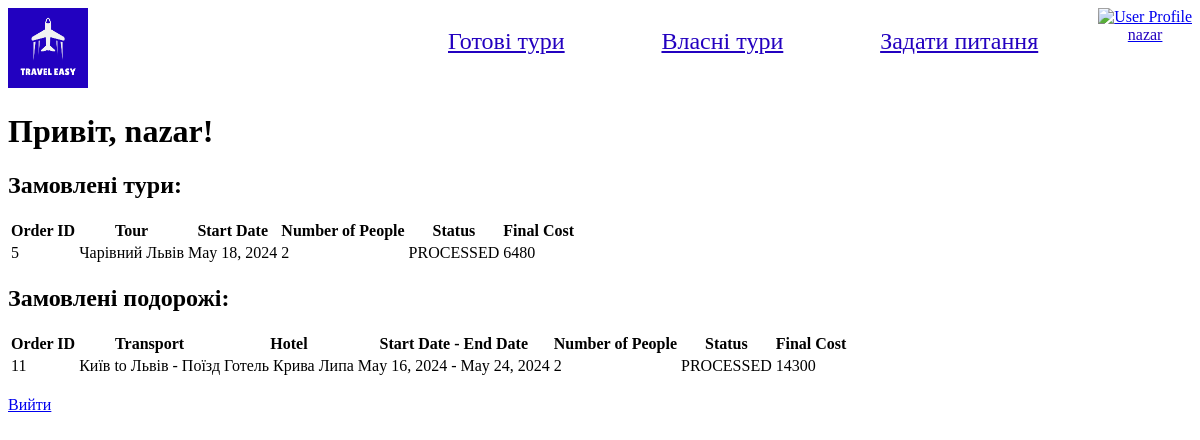
Page /user_profile/ (signed in) on the committed database.
### toursite/models.py (models this page shows, shortened)
class TourOrder(models.Model):
    id = models.AutoField(primary_key=True)
    STATUS_CHOICES = [
        ('NEW', 'New'),
        ('PROCESSED', 'Processed'),
        ('COMPLETED', 'Completed'),
    ]
    tour = models.ForeignKey(Tour, on_delete=models.CASCADE, related_name='tour_orders')
    start_date = models.DateField()
    num_people = models.IntegerField()
    user = models.ForeignKey(User, on_delete=models.CASCADE, related_name='tour_orders_user', null = True)
    status = models.CharField(max_length=20, choices=STATUS_CHOICES)
    final_cost = models.IntegerField()

class Tour(models.Model):
    id = models.AutoField(primary_key=True)
    tour_name = models.CharField(max_length=200)
    description = models.CharField(max_length=5000)
    transport = models.ForeignKey(Transpont, on_delete=models.CASCADE, related_name='tours')
    hotel = models.ForeignKey(Hotel, on_delete=models.CASCADE, related_name='tours')
    num_days = models.IntegerField()
    excursions = models.ManyToManyField(Excursion, related_name="tours")
    cost = models.IntegerField(default=0)
    tour_image = models.CharField(max_length=50, null=True)
    slug = models.SlugField(db_index=True, unique=True, editable=False, default='')  # Not editable in admin

class Order(models.Model):
    id = models.AutoField(primary_key=True)
    STATUS_CHOICES = [
        ('NEW', 'New'),
        ('PROCESSED', 'Processed'),
        ('COMPLETED', 'Completed'),
    ]
    transport = models.ForeignKey(Transpont, on_delete=models.CASCADE, related_name='orders')
    hotel = models.ForeignKey(Hotel, on_delete=models.CASCADE, related_name='orders')
    excursions = models.ManyToManyField(Excursion, related_name="orders")
    start_date = models.DateField()
    end_date = models.DateField()
    num_people = models.IntegerField()
    user = models.ForeignKey(User, on_delete=models.CASCADE, related_name='orders_user', null = True)
    status = models.CharField(max_length=20, choices=STATUS_CHOICES)
    final_cost = models.IntegerField()

class Transpont(models.Model):
    id = models.AutoField(primary_key=True)
    TRANSPORT_CHOICES = [
        ('BUS', 'Автобус'),
        ('TRAIN', 'Поїзд'),
    ]
    departure_city = models.ForeignKey(City, on_delete=models.CASCADE, related_name='departures_transpont')
    arrival_city = models.ForeignKey(City, on_delete=models.CASCADE, related_name='arrivals_transpont')
    transport_type = models.CharField(max_length=10, choices=TRANSPORT_CHOICES)
    cost = models.IntegerField()
    transport_image = models.CharField(max_length=50, null=True)
    slug = models.SlugField(db_index=True, unique=True, editable=False, default='')
    def __str__(self):
        return f"{self.departure_city} to {self.arrival_city} - {self.get_transport_type_display()}"

class City(models.Model):
    id = models.AutoField(primary_key=True)
    city_name = models.CharField(max_length=50)
    def __str__(self):
        return self.city_name

class Hotel(models.Model):
    id = models.AutoField(primary_key=True)
    hotel_name = models.CharField(max_length=200)
    city = models.ForeignKey(City, on_delete=models.CASCADE, related_name='hotels')
    address = models.CharField(max_length=200)
    rating = models.IntegerField(validators=[MinValueValidator(1), MaxValueValidator(5)])
    description = models.CharField(max_length=2000)
    cost = models.IntegerField()
    hotel_image = models.CharField(max_length=50, null=True)
    slug = models.SlugField(db_index=True, unique=True, editable=False, default='')
    def __str__(self):
        return self.hotel_name

### toursite/views.py (the view)
# urls.py: path('user_profile/', views.user_profile, name='user_profile'),
@login_required
def user_profile(request):
    user = request.user
    tour_orders = TourOrder.objects.filter(user=user)
    orders = Order.objects.filter(user=user)
    return render(request, 'toursite/user_profile.html', {'user': user, 'tour_orders': tour_orders, 'orders': orders})

### toursite/templates/toursite/user_profile.html (shortened to what this page needs)
{% extends "base.html" %}
{% load crispy_forms_tags %}
{% load static %}
{% load sass_tags %}
{% block css_files %}
<link rel="stylesheet" href="{% sass_src "toursite/user.scss" %}">
<link rel="stylesheet" href="{% static 'toursite\media\index.css' %}">
{% endblock css_files %}
{% block content %}
    <h1>Привіт, {{ user.username }}!</h1>
    <h2>Замовлені тури:</h2>
    <table>
        <thead>
            <tr>
                <th>Order ID</th>
                <th>Tour</th>
                <th>Start Date</th>
                <th>Number of People</th>
                <th>Status</th>
                <th>Final Cost</th>
            </tr>
        </thead>
        <tbody>
            {% for tour_order in tour_orders %}
                <tr>
                    <td>{{ tour_order.id }}</td>
                    <td>{{ tour_order.tour.tour_name }}</td>
                    <td>{{ tour_order.start_date }}</td>
                    <td>{{ tour_order.num_people }}</td>
                    <td>{{ tour_order.status }}</td>
                    <td>{{ tour_order.final_cost }}</td>
                </tr>
            {% empty %}
                <tr>
                    <td colspan="6">No tour orders found.</td>
                </tr>
            {% endfor %}
        </tbody>
    </table>
    <h2>Замовлені подорожі:</h2>
    <table>
        <thead>
            <tr>
                <th>Order ID</th>
                <th>Transport</th>
                <th>Hotel</th>
                <th>Start Date - End Date</th>
                <th>Number of People</th>
                <th>Status</th>
                <th>Final Cost</th>
            </tr>
        </thead>
        <tbody>
            {% for order in orders %}
                <tr>
                    <td>{{ order.id }}</td>
                    <td>{{ order.transport }}</td>
                    <td>{{ order.hotel }}</td>
                    <td>{{ order.start_date }} - {{ order.end_date }}</td>
                    <td>{{ order.num_people }}</td>
                    <td>{{ order.status }}</td>
                    <td>{{ order.final_cost }}</td>
                </tr>
            {% empty %}
                <tr>
                    <td colspan="8">No other orders found.</td>
                </tr>
            {% endfor %}
        </tbody>
    </table>
    <br>
    <a href="{% url 'logout' %}" class="logout-btn">Вийти</a>
{% endblock content %}

### templates/base.html (shortened to what this page needs)
{% load static %}
<!DOCTYPE html>
<html lang="en">
<head>
    <link rel="stylesheet" href="{% static "../static/base.css" %}">
    {% block css_files %}{% endblock css_files %}
</head>
<body>
    <header>
        <a href="{% url 'index' %}">
            <img src="{% static 'images/logo.jpg' %}" alt="Logo" class="logo">
        </a>        <nav>
            <a href="{% url 'tourpage' %}">Готові тури</a>
            <a href="{% url 'transportpage' %}">Власні тури</a>
            <a href="">Задати питання</a>
        </nav>
        {% if user.is_authenticated %}
            {% if user.is_superuser %}
                <a href="{% url 'orders' %}">
                    <img src="{% static 'images/user.png' %}" alt="User Profile" class="user">
                    <p class="usertext">admin</p>
                </a>
            {% else %}
                <a href="{% url 'user_profile' %}">
                    <img src="{% static 'images/user.png' %}" alt="User Profile" class="user">
                    <p class="usertext">{{ user.username }}</p>
                </a>
    {% endif %}
        {% else %}
        <a href="{% url 'login' %}">
            <img src="{% static 'images/user.png' %}" alt="User Profile" class="user">
        </a>
        {% endif %}
    </header>
    {% block content %}
    {% endblock content %}
</body>
</html>

### static/base.css (style rules this page uses)
.logo { width: 80px; height: 80px; cursor: pointer; }
.user { width: 60px; height: 60px; cursor: pointer; margin-left: 50px; }
.usertext { text-align: center; margin-top: 0px; font-size: 16px; color: #2301C0; margin-left: 50px; }
body { background-color: #fff; }
header { display: flex; }
nav { flex-grow: 1; display: flex; justify-content: space-between; margin-left: 350px; margin-top: 20px; }
nav a { margin: 0 10px; font-size: 24px; color: #2301C0; }

### rows in the picture
TourOrder: id "5", tour.tour_name "Чарівний Львів", start_date "May 18, 2024", num_people "2", status "PROCESSED", final_cost "6480"
Order: id "11", transport "Київ to Львів - Поїзд", hotel "Готель Крива Липа", start_date "May 16, 2024", end_date "May 24, 2024", num_people "2", status "PROCESSED", final_cost "14300"

### other values in the picture
{{ user.username }} "nazar"
